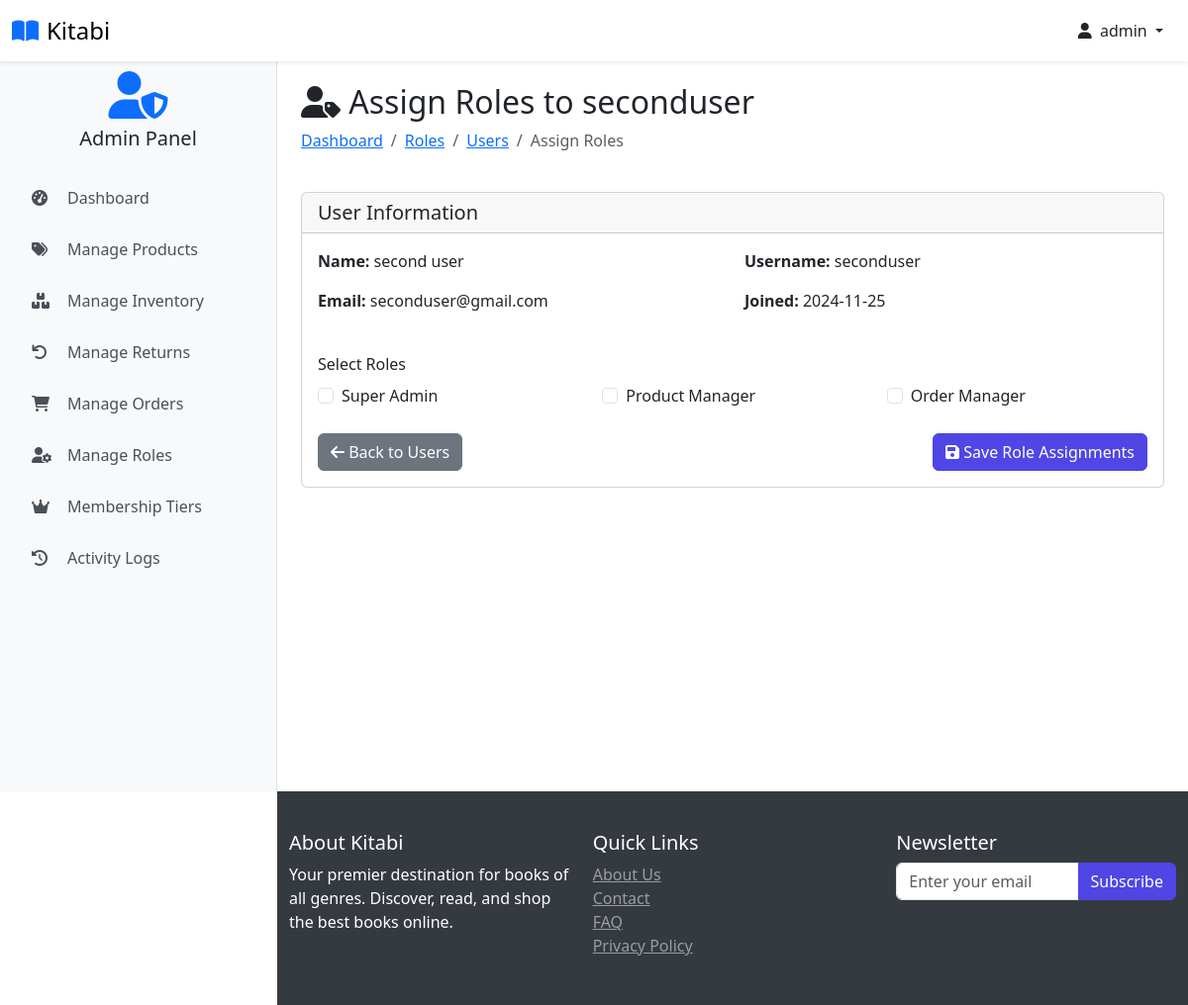
The page /users/2/roles (signed in) on the database its author committed.
### website/models.py (models this page shows, shortened)
class Customer(db.Model, UserMixin):
    id = db.Column(db.Integer, primary_key=True)
    full_name = db.Column(db.String(100), nullable=False)
    email = db.Column(db.String(100), unique=True, nullable=False)
    username = db.Column(db.String(100), unique=True, nullable=False)
    password_hash = db.Column(db.String(200), nullable=False)
    date_joined = db.Column(db.DateTime(), default=datetime.utcnow)
    is_admin_val = db.Column(db.Boolean, default=False)
    last_login = db.Column(db.DateTime)
    status = db.Column(db.String(20), default='active')
    membership_tier_id = db.Column(db.Integer, db.ForeignKey('membership_tier.id'), default=1)  # Default to Normal
    points = db.Column(db.Integer, default=0)
    membership_tier = db.relationship('MembershipTier', backref='customers')
    cart_items = db.relationship('Cart', back_populates='customer', lazy=True)
    orders = db.relationship('Order', back_populates='customer', lazy=True)
    activity_logs = db.relationship('ActivityLog', back_populates='user', lazy=True)
    returns = db.relationship('Return', foreign_keys='Return.customer_link', back_populates='customer', lazy=True)
    roles = db.relationship(
        'Role',
        secondary=user_roles,
        back_populates='users',
        lazy='dynamic'
    )
    @property
    def password(self):
        raise AttributeError('Password is not a readable Attribute')
    @property
    def is_admin(self):
        return self.is_admin_val or any(
            role.name in ['Super Admin', 'Product Manager', 'Order Manager']
            for role in self.roles
        )
    def has_permission(self, permission):
        if not self.roles:
            return False
        for role in self.roles:
            permissions = role.permissions or []
            if permission in permissions:
                return True
        return False

class Role(db.Model):
    id = db.Column(db.Integer, primary_key=True)
    name = db.Column(db.String(50), unique=True, nullable=False)
    description = db.Column(db.String(200))
    permissions = db.Column(db.JSON)
    created_at = db.Column(db.DateTime, default=datetime.utcnow)
    users = db.relationship(
        'Customer',
        secondary=user_roles,
        back_populates='roles',
        lazy='dynamic'
    )

### website/admin.py (the view, shortened to what this page needs)
@admin.route('/users/<int:user_id>/roles', methods=['GET', 'POST'])
@login_required
@admin_required
@check_permission('manage_users')
def assign_roles(user_id):
    user = Customer.query.get_or_404(user_id)
    form = AssignRoleForm()
    form.roles.choices = [(r.id, r.name) for r in Role.query.all()]
    form.roles.data = [role.id for role in user.roles]
    return render_template('assign_roles.html', form=form, user=user)

### website/forms.py
class AssignRoleForm(FlaskForm):
    roles = SelectMultipleField('Roles', coerce=int)
    submit = SubmitField('Assign Roles')

### website/templates/assign_roles.html (shortened to what this page needs)
{% extends 'base.html' %}
{% block body %}
<div class="container  ">
    <div class="row mb-4">
        <div class="col">
            <h2><i class="fas fa-user-tag"></i> Assign Roles to {{ user.username }}</h2>
            <nav aria-label="breadcrumb">
                <ol class="breadcrumb">
                    <li class="breadcrumb-item"><a href="{{ url_for('admin.admin_page') }}">Dashboard</a></li>
                    <li class="breadcrumb-item"><a href="{{ url_for('admin.manage_roles') }}">Roles</a></li>
                    <li class="breadcrumb-item"><a href="{{ url_for('admin.display_customers') }}">Users</a></li>
                    <li class="breadcrumb-item active">Assign Roles</li>
                </ol>
            </nav>
        </div>
    </div>
    <div class="card">
        <div class="card-header">
            <h5 class="card-title mb-0">User Information</h5>
        </div>
        <div class="card-body">
            <div class="row mb-4">
                <div class="col-md-6">
                    <p><strong>Name:</strong> {{ user.full_name }}</p>
                    <p><strong>Email:</strong> {{ user.email }}</p>
                </div>
                <div class="col-md-6">
                    <p><strong>Username:</strong> {{ user.username }}</p>
                    <p><strong>Joined:</strong> {{ user.date_joined.strftime('%Y-%m-%d') }}</p>
                </div>
            </div>
            <form method="POST">
                <div class="mb-3">
                    <label class="form-label">Select Roles</label>
                    <div class="row">
                        {% for value, label in form.roles.choices %}
                        <div class="col-md-4 mb-2">
                            <div class="form-check">
                                <input class="form-check-input" type="checkbox" name="roles"
                                       value="{{ value }}" id="role_{{ value }}"
                                       {% if value in form.roles.data %}checked{% endif %}>
                                <label class="form-check-label" for="role_{{ value }}">
                                    {{ label }}
                                </label>
                            </div>
                        </div>
                        {% endfor %}
                    </div>
                </div>
                <div class="d-flex justify-content-between">
                    <a href="{{ url_for('admin.display_customers') }}" class="btn btn-secondary">
                        <i class="fas fa-arrow-left"></i> Back to Users
                    </a>
                    <button type="submit" class="btn btn-primary">
                        <i class="fas fa-save"></i> Save Role Assignments
                    </button>
                </div>
            </form>
        </div>
    </div>
</div>
{% endblock %}

### website/templates/base.html (shortened to what this page needs)
<!DOCTYPE html>
<html lang="en">
<head>
    <link rel="stylesheet" href="{{ url_for('static', filename='css/bootstrap.min.css') }}">
    <link rel="stylesheet" href="{{ url_for('static', filename='css/owl.carousel.min.css') }}">
    <link rel="stylesheet" href="{{ url_for('static', filename='css/style.css') }}">
    <link rel="stylesheet" href="https://cdnjs.cloudflare.com/ajax/libs/font-awesome/6.0.0/css/all.min.css">
</head>
<body class="{% if current_user.is_authenticated %}{% if current_user.is_admin %}admin-user{% else %}user{% endif %}{% else %}guest{% endif %}">
<nav class="navbar navbar-light bg-white fixed-top shadow-sm">
    <div class="container-fluid">
        <div class="d-flex align-items-center">
            <a class="navbar-brand d-flex align-items-center" href="/">
                <i class="fas fa-book-open text-primary me-2"></i>
                <span class="font-weight-bold">Kitabi</span>
            </a>
        </div>
        <div class="d-flex align-items-center user-nav">
            {% if current_user.is_authenticated %}
                <div class="dropdown">
                    <button class="btn btn-link text-dark text-decoration-none dropdown-toggle" type="button" id="userDropdown" data-bs-toggle="dropdown" aria-expanded="false">
                        <i class="fas fa-user me-1"></i>
                        {{ current_user.username }}
                    </button>
                </div>
            {% else %}
                <a href="{{ url_for('auth.login') }}" class="btn btn-primary">
                    <i class="fas fa-sign-in-alt me-2"></i>Login
                </a>
            {% endif %}
        </div>
    </div>
</nav>
{% if current_user.is_authenticated and current_user.is_admin %}
    <div class="admin-sidebar">
        <div class="text-center mb-4">
            <i class="fas fa-user-shield fa-3x text-primary"></i>
            <h5 class="mt-2">Admin Panel</h5>
        </div>
        <div class="nav flex-column">
            <a class="admin-nav-item" href="{{ url_for('admin.admin_page') }}">
                <i class="fas fa-tachometer-alt"></i>Dashboard
            </a>
            {% if current_user.has_permission('manage_products') %}
            <a class="admin-nav-item" href="{{ url_for('admin.shop_items') }}">
                <i class="fas fa-tags"></i>Manage Products
            </a>
            {% endif %}
            {% if current_user.has_permission('manage_inventory') %}
            <a class="admin-nav-item" href="{{ url_for('admin.inventory_management') }}">
                <i class="fas fa-boxes"></i>Manage Inventory
            </a>
            {% endif %}
            {% if current_user.has_permission('manage_returns') %}
            <a class="admin-nav-item" href="{{ url_for('admin.returns_management') }}">
                <i class="fas fa-undo"></i>Manage Returns
            </a>
            {% endif %}
            {% if current_user.has_permission('manage_orders') %}
            <a class="admin-nav-item" href="{{ url_for('admin.order_view') }}">
                <i class="fas fa-shopping-cart"></i>Manage Orders
            </a>
            {% endif %}
            {% if current_user.has_permission('manage_users') %}
            <a class="admin-nav-item" href="{{ url_for('admin.manage_roles') }}">
                <i class="fas fa-user-cog"></i>Manage Roles
            </a>
            <a class="admin-nav-item" href="{{ url_for('admin.membership_tiers') }}">
                <i class="fas fa-crown"></i>Membership Tiers
            </a>
            {% endif %}
            {% if current_user.has_permission('view_reports') %}
            <a class="admin-nav-item" href="{{ url_for('admin.view_activity_logs') }}">
                <i class="fas fa-history"></i>Activity Logs
            </a>
            {% endif %}
        </div>
    </div>
{% endif %}
    <main class="main-content">
         <div class="container pt-2">
            {% block body %}{% endblock %}
        </div>
    </main>
    <footer>
         <div class="container pt-2">
            <div class="row">
                <div class="col-md-4">
                    <h5>About Kitabi</h5>
                    <p>Your premier destination for books of all genres. Discover, read, and shop the best books online.</p>
                </div>
                <div class="col-md-4">
                    <h5>Quick Links</h5>
                    <ul class="list-unstyled">
                        <li><a href="#" class="text-white-50">About Us</a></li>
                        <li><a href="#" class="text-white-50">Contact</a></li>
                        <li><a href="#" class="text-white-50">FAQ</a></li>
                    <li><a href="#" class="text-white-50">Privacy Policy</a></li>
                </ul>
            </div>
            <div class="col-md-4">
                <h5>Newsletter</h5>
                <form>
                    <div class="input-group">
                        <input type="email" class="form-control" placeholder="Enter your email">
                        <button class="btn btn-primary" type="submit">Subscribe</button>
                    </div>
                </form>
            </div>
        </div>
    </div>
</footer>
</body>
</html>

### website/static/css/style.css (style rules this page uses)
:root { --primary-color: #4f46e5; --secondary-color: #818cf8; --dark-color: #1f2937; --light-color: #f3f4f6; }
body { font-family: 'Segoe UI', Tahoma, Geneva, Verdana, sans-serif; padding-top: 56px; margin: 0; }
.navbar-brand { font-size: 1.5rem; }
.sidebar, .admin-sidebar { height: calc(100vh - 56px); position: fixed; top: 56px; left: 0; width: 280px; z-index: 1000; overflow-y: auto; transition: transform 0.3s ease-in-out; padding: 1rem; }
.admin-sidebar { background-color: #f8f9fa; border-right: 1px solid rgba(0, 0, 0, 0.1); }
.main-content { padding-top: 20px; min-height: calc(100vh - 56px); transition: margin-left 0.3s ease-in-out; }
body.admin-user .main-content { margin-left: 280px; }
.admin-nav-item { display: flex; align-items: center; padding: 0.75rem 1rem; color: #495057; text-decoration: none; border-radius: 0.25rem; transition: all 0.2s; margin-bottom: 0.25rem; }
.admin-nav-item i { width: 1.5rem; margin-right: 0.75rem; }
.btn-primary { background-color: var(--primary-color); border-color: var(--primary-color); }
footer { flex-shrink: 0; position: relative; width: 100%; margin-top: auto; }
@media (min-width: 992px) { body:not(.admin-user) footer, body.admin-user footer { margin-left: 280px; width: calc(100% - 280px); } }

### website/templates/base.html (style rules this page uses)
body { min-height: 100vh; display: flex; flex-direction: column; padding-top: 56px; }
.sidebar, .admin-sidebar { height: calc(100vh - 56px); position: fixed; top: 56px; left: 0; width: 280px; z-index: 1000; overflow-y: auto; transition: transform 0.3s ease-in-out; padding: 1rem; }
.admin-sidebar { background-color: #f8f9fa; border-right: 1px solid rgba(0, 0, 0, 0.1); }
.admin-nav-item { display: flex; align-items: center; padding: 0.75rem 1rem; color: #495057; text-decoration: none; border-radius: 0.25rem; transition: all 0.2s; margin-bottom: 0.25rem; }
.admin-nav-item i { width: 1.5rem; margin-right: 0.75rem; }
.main-content { flex: 1; padding-top: 20px; transition: margin-left 0.3s ease-in-out; }
footer { margin-top: auto; background-color: #343a40; color: white; padding: 2rem 0; }
@media (min-width: 992px) { body.admin-user .main-content, body.admin-user footer { margin-left: 280px; } }

### rows shown on the page
Customer: username "admin"
Customer: username "seconduser", full_name "second user", email "seconduser@gmail.com", date_joined "2024-11-25"
Role: name "Super Admin"
Role: name "Product Manager"
Role: name "Order Manager"
